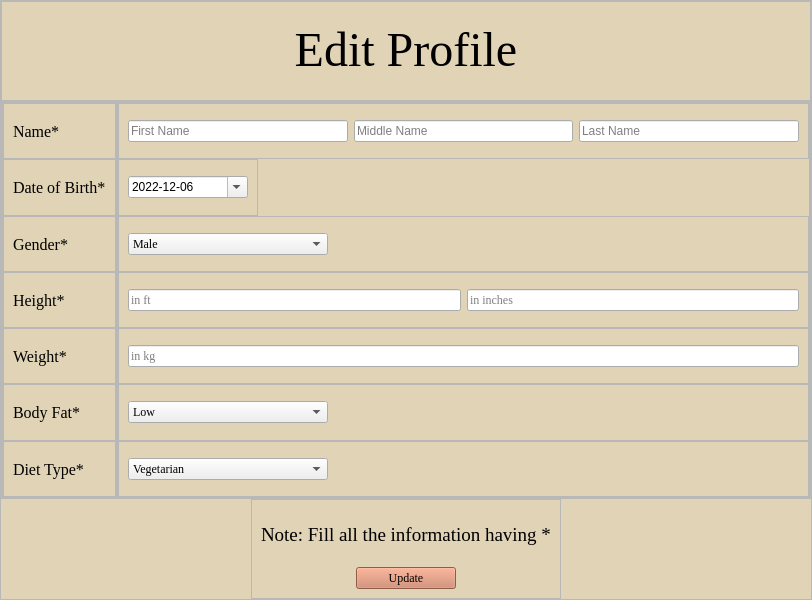
<?xml version="1.0" encoding="UTF-8"?>
<ui version="4.0">
 <class>updatebasicinfo</class>
 <widget class="QMainWindow" name="updatebasicinfo">
  <property name="geometry">
   <rect>
    <x>0</x>
    <y>0</y>
    <width>812</width>
    <height>600</height>
   </rect>
  </property>
  <property name="windowTitle">
   <string>updatebasicinfo</string>
  </property>
  <property name="styleSheet">
   <string notr="true">QMainWindow {background: #e0d3b6;} QPushButton {background: #cc7f63;} QCommandLinkButton {background:#e0d3b6;} QLabel {font: #000000;} QLineEdit {font: #161514;}</string>
  </property>
  <widget class="QWidget" name="centralwidget">
   <layout class="QVBoxLayout" name="verticalLayout_3">
    <property name="spacing">
     <number>0</number>
    </property>
    <property name="leftMargin">
     <number>0</number>
    </property>
    <property name="topMargin">
     <number>0</number>
    </property>
    <property name="rightMargin">
     <number>0</number>
    </property>
    <property name="bottomMargin">
     <number>0</number>
    </property>
    <item>
     <widget class="QFrame" name="frame">
      <property name="frameShape">
       <enum>QFrame::StyledPanel</enum>
      </property>
      <property name="frameShadow">
       <enum>QFrame::Raised</enum>
      </property>
      <layout class="QVBoxLayout" name="verticalLayout_2">
       <property name="spacing">
        <number>0</number>
       </property>
       <property name="leftMargin">
        <number>0</number>
       </property>
       <property name="topMargin">
        <number>0</number>
       </property>
       <property name="rightMargin">
        <number>0</number>
       </property>
       <property name="bottomMargin">
        <number>0</number>
       </property>
       <item>
        <widget class="QFrame" name="frame_33">
         <property name="maximumSize">
          <size>
           <width>1000</width>
           <height>100</height>
          </size>
         </property>
         <property name="frameShape">
          <enum>QFrame::StyledPanel</enum>
         </property>
         <property name="frameShadow">
          <enum>QFrame::Raised</enum>
         </property>
         <layout class="QHBoxLayout" name="horizontalLayout_30">
          <property name="spacing">
           <number>0</number>
          </property>
          <property name="leftMargin">
           <number>0</number>
          </property>
          <property name="topMargin">
           <number>0</number>
          </property>
          <property name="rightMargin">
           <number>0</number>
          </property>
          <property name="bottomMargin">
           <number>0</number>
          </property>
          <item>
           <widget class="QLabel" name="label_15">
            <property name="font">
             <font>
              <family>Times New Roman</family>
              <pointsize>36</pointsize>
              <italic>false</italic>
              <bold>false</bold>
             </font>
            </property>
            <property name="text">
             <string>&lt;html&gt;&lt;head/&gt;&lt;body&gt;&lt;p align=&quot;center&quot;&gt;Edit Profile&lt;/p&gt;&lt;/body&gt;&lt;/html&gt;</string>
            </property>
           </widget>
          </item>
         </layout>
        </widget>
       </item>
       <item>
        <widget class="QFrame" name="frame_3">
         <property name="minimumSize">
          <size>
           <width>600</width>
           <height>0</height>
          </size>
         </property>
         <property name="maximumSize">
          <size>
           <width>16777215</width>
           <height>16777215</height>
          </size>
         </property>
         <property name="frameShape">
          <enum>QFrame::StyledPanel</enum>
         </property>
         <property name="frameShadow">
          <enum>QFrame::Raised</enum>
         </property>
         <layout class="QHBoxLayout" name="horizontalLayout_31">
          <property name="spacing">
           <number>0</number>
          </property>
          <property name="leftMargin">
           <number>0</number>
          </property>
          <property name="topMargin">
           <number>0</number>
          </property>
          <property name="rightMargin">
           <number>0</number>
          </property>
          <property name="bottomMargin">
           <number>0</number>
          </property>
          <item>
           <widget class="QFrame" name="frame_34">
            <property name="frameShape">
             <enum>QFrame::StyledPanel</enum>
            </property>
            <property name="frameShadow">
             <enum>QFrame::Raised</enum>
            </property>
            <layout class="QVBoxLayout" name="verticalLayout_8">
             <property name="spacing">
              <number>0</number>
             </property>
             <property name="leftMargin">
              <number>0</number>
             </property>
             <property name="topMargin">
              <number>0</number>
             </property>
             <property name="rightMargin">
              <number>0</number>
             </property>
             <property name="bottomMargin">
              <number>0</number>
             </property>
             <item>
              <widget class="QFrame" name="frame_5">
               <property name="frameShape">
                <enum>QFrame::StyledPanel</enum>
               </property>
               <property name="frameShadow">
                <enum>QFrame::Raised</enum>
               </property>
               <layout class="QVBoxLayout" name="verticalLayout_4">
                <item>
                 <widget class="QLabel" name="label_20">
                  <property name="font">
                   <font>
                    <family>Times New Roman</family>
                    <pointsize>12</pointsize>
                    <italic>false</italic>
                    <bold>false</bold>
                   </font>
                  </property>
                  <property name="text">
                   <string>Name*</string>
                  </property>
                 </widget>
                </item>
               </layout>
              </widget>
             </item>
             <item>
              <widget class="QFrame" name="frame_2">
               <property name="frameShape">
                <enum>QFrame::StyledPanel</enum>
               </property>
               <property name="frameShadow">
                <enum>QFrame::Raised</enum>
               </property>
               <layout class="QVBoxLayout" name="verticalLayout">
                <item>
                 <widget class="QLabel" name="label">
                  <property name="font">
                   <font>
                    <family>Times New Roman</family>
                    <pointsize>12</pointsize>
                    <italic>false</italic>
                    <bold>false</bold>
                   </font>
                  </property>
                  <property name="text">
                   <string>Date of Birth*</string>
                  </property>
                 </widget>
                </item>
               </layout>
              </widget>
             </item>
             <item>
              <widget class="QFrame" name="frame_35">
               <property name="frameShape">
                <enum>QFrame::StyledPanel</enum>
               </property>
               <property name="frameShadow">
                <enum>QFrame::Raised</enum>
               </property>
               <layout class="QHBoxLayout" name="horizontalLayout_32">
                <item>
                 <widget class="QLabel" name="label_16">
                  <property name="font">
                   <font>
                    <family>Times New Roman</family>
                    <pointsize>12</pointsize>
                    <italic>false</italic>
                    <bold>false</bold>
                   </font>
                  </property>
                  <property name="text">
                   <string>Gender*</string>
                  </property>
                 </widget>
                </item>
               </layout>
              </widget>
             </item>
             <item>
              <widget class="QFrame" name="frame_36">
               <property name="frameShape">
                <enum>QFrame::StyledPanel</enum>
               </property>
               <property name="frameShadow">
                <enum>QFrame::Raised</enum>
               </property>
               <layout class="QHBoxLayout" name="horizontalLayout_33">
                <item>
                 <widget class="QLabel" name="label_17">
                  <property name="font">
                   <font>
                    <family>Times New Roman</family>
                    <pointsize>12</pointsize>
                    <italic>false</italic>
                    <bold>false</bold>
                   </font>
                  </property>
                  <property name="text">
                   <string>Height*</string>
                  </property>
                 </widget>
                </item>
               </layout>
              </widget>
             </item>
             <item>
              <widget class="QFrame" name="frame_37">
               <property name="frameShape">
                <enum>QFrame::StyledPanel</enum>
               </property>
               <property name="frameShadow">
                <enum>QFrame::Raised</enum>
               </property>
               <layout class="QHBoxLayout" name="horizontalLayout_34">
                <item>
                 <widget class="QLabel" name="label_18">
                  <property name="font">
                   <font>
                    <family>Times New Roman</family>
                    <pointsize>12</pointsize>
                    <italic>false</italic>
                    <bold>false</bold>
                   </font>
                  </property>
                  <property name="text">
                   <string>Weight*</string>
                  </property>
                 </widget>
                </item>
               </layout>
              </widget>
             </item>
             <item>
              <widget class="QFrame" name="frame_38">
               <property name="frameShape">
                <enum>QFrame::StyledPanel</enum>
               </property>
               <property name="frameShadow">
                <enum>QFrame::Raised</enum>
               </property>
               <layout class="QHBoxLayout" name="horizontalLayout_35">
                <item>
                 <widget class="QLabel" name="label_19">
                  <property name="font">
                   <font>
                    <family>Times New Roman</family>
                    <pointsize>12</pointsize>
                    <italic>false</italic>
                    <bold>false</bold>
                   </font>
                  </property>
                  <property name="text">
                   <string>Body Fat*</string>
                  </property>
                 </widget>
                </item>
               </layout>
              </widget>
             </item>
             <item>
              <widget class="QFrame" name="frame_40">
               <property name="frameShape">
                <enum>QFrame::StyledPanel</enum>
               </property>
               <property name="frameShadow">
                <enum>QFrame::Raised</enum>
               </property>
               <layout class="QHBoxLayout" name="horizontalLayout_37">
                <item>
                 <widget class="QLabel" name="label_21">
                  <property name="font">
                   <font>
                    <family>Times New Roman</family>
                    <pointsize>12</pointsize>
                    <italic>false</italic>
                    <bold>false</bold>
                   </font>
                  </property>
                  <property name="text">
                   <string>Diet Type*</string>
                  </property>
                 </widget>
                </item>
               </layout>
              </widget>
             </item>
            </layout>
           </widget>
          </item>
          <item>
           <widget class="QFrame" name="frame_41">
            <property name="minimumSize">
             <size>
              <width>450</width>
              <height>0</height>
             </size>
            </property>
            <property name="frameShape">
             <enum>QFrame::StyledPanel</enum>
            </property>
            <property name="frameShadow">
             <enum>QFrame::Raised</enum>
            </property>
            <layout class="QVBoxLayout" name="verticalLayout_9">
             <property name="spacing">
              <number>0</number>
             </property>
             <property name="leftMargin">
              <number>0</number>
             </property>
             <property name="topMargin">
              <number>0</number>
             </property>
             <property name="rightMargin">
              <number>0</number>
             </property>
             <property name="bottomMargin">
              <number>0</number>
             </property>
             <item>
              <widget class="QFrame" name="frame_6">
               <property name="frameShape">
                <enum>QFrame::StyledPanel</enum>
               </property>
               <property name="frameShadow">
                <enum>QFrame::Raised</enum>
               </property>
               <layout class="QHBoxLayout" name="horizontalLayout_2">
                <item>
                 <widget class="QLineEdit" name="lineEdit">
                  <property name="placeholderText">
                   <string>First Name</string>
                  </property>
                 </widget>
                </item>
                <item>
                 <widget class="QLineEdit" name="lineEdit_2">
                  <property name="placeholderText">
                   <string>Middle Name</string>
                  </property>
                 </widget>
                </item>
                <item>
                 <widget class="QLineEdit" name="lineEdit_3">
                  <property name="placeholderText">
                   <string>Last Name</string>
                  </property>
                 </widget>
                </item>
               </layout>
              </widget>
             </item>
             <item alignment="Qt::AlignLeft">
              <widget class="QFrame" name="frame_4">
               <property name="frameShape">
                <enum>QFrame::StyledPanel</enum>
               </property>
               <property name="frameShadow">
                <enum>QFrame::Raised</enum>
               </property>
               <layout class="QHBoxLayout" name="horizontalLayout">
                <item>
                 <widget class="QDateEdit" name="dateEdit">
                  <property name="sizePolicy">
                   <sizepolicy hsizetype="Fixed" vsizetype="Fixed">
                    <horstretch>0</horstretch>
                    <verstretch>0</verstretch>
                   </sizepolicy>
                  </property>
                  <property name="minimumSize">
                   <size>
                    <width>120</width>
                    <height>0</height>
                   </size>
                  </property>
                  <property name="dateTime">
                   <datetime>
                    <hour>0</hour>
                    <minute>0</minute>
                    <second>0</second>
                    <year>2022</year>
                    <month>12</month>
                    <day>6</day>
                   </datetime>
                  </property>
                  <property name="displayFormat">
                   <string>yyyy-MM-dd</string>
                  </property>
                  <property name="calendarPopup">
                   <bool>true</bool>
                  </property>
                 </widget>
                </item>
               </layout>
              </widget>
             </item>
             <item>
              <widget class="QFrame" name="frame_42">
               <property name="frameShape">
                <enum>QFrame::StyledPanel</enum>
               </property>
               <property name="frameShadow">
                <enum>QFrame::Raised</enum>
               </property>
               <layout class="QHBoxLayout" name="horizontalLayout_38">
                <item alignment="Qt::AlignLeft">
                 <widget class="QComboBox" name="comboBox_9">
                  <property name="minimumSize">
                   <size>
                    <width>200</width>
                    <height>0</height>
                   </size>
                  </property>
                  <property name="font">
                   <font>
                    <family>Times New Roman</family>
                   </font>
                  </property>
                  <property name="styleSheet">
                   <string notr="true">QComboBox{background:#ffffff};</string>
                  </property>
                  <item>
                   <property name="text">
                    <string>Male</string>
                   </property>
                  </item>
                  <item>
                   <property name="text">
                    <string>Female</string>
                   </property>
                  </item>
                  <item>
                   <property name="text">
                    <string>Others</string>
                   </property>
                  </item>
                 </widget>
                </item>
               </layout>
              </widget>
             </item>
             <item>
              <widget class="QFrame" name="frame_43">
               <property name="frameShape">
                <enum>QFrame::StyledPanel</enum>
               </property>
               <property name="frameShadow">
                <enum>QFrame::Raised</enum>
               </property>
               <layout class="QHBoxLayout" name="horizontalLayout_39">
                <item>
                 <widget class="QLineEdit" name="lineEdit_7">
                  <property name="font">
                   <font>
                    <family>Times New Roman</family>
                    <italic>false</italic>
                    <bold>false</bold>
                   </font>
                  </property>
                  <property name="placeholderText">
                   <string>in ft</string>
                  </property>
                 </widget>
                </item>
                <item>
                 <widget class="QLineEdit" name="lineEdit_8">
                  <property name="font">
                   <font>
                    <family>Times New Roman</family>
                    <italic>false</italic>
                    <bold>false</bold>
                   </font>
                  </property>
                  <property name="placeholderText">
                   <string>in inches</string>
                  </property>
                 </widget>
                </item>
               </layout>
              </widget>
             </item>
             <item>
              <widget class="QFrame" name="frame_44">
               <property name="frameShape">
                <enum>QFrame::StyledPanel</enum>
               </property>
               <property name="frameShadow">
                <enum>QFrame::Raised</enum>
               </property>
               <layout class="QHBoxLayout" name="horizontalLayout_40">
                <item>
                 <widget class="QLineEdit" name="lineEdit_9">
                  <property name="font">
                   <font>
                    <family>Times New Roman</family>
                    <italic>false</italic>
                    <bold>false</bold>
                   </font>
                  </property>
                  <property name="placeholderText">
                   <string>in kg</string>
                  </property>
                 </widget>
                </item>
               </layout>
              </widget>
             </item>
             <item>
              <widget class="QFrame" name="frame_45">
               <property name="frameShape">
                <enum>QFrame::StyledPanel</enum>
               </property>
               <property name="frameShadow">
                <enum>QFrame::Raised</enum>
               </property>
               <layout class="QHBoxLayout" name="horizontalLayout_41">
                <item alignment="Qt::AlignLeft">
                 <widget class="QComboBox" name="comboBox_10">
                  <property name="minimumSize">
                   <size>
                    <width>200</width>
                    <height>0</height>
                   </size>
                  </property>
                  <property name="font">
                   <font>
                    <family>Times New Roman</family>
                   </font>
                  </property>
                  <property name="styleSheet">
                   <string notr="true">QComboBox{background:#ffffff};</string>
                  </property>
                  <item>
                   <property name="text">
                    <string>Low</string>
                   </property>
                  </item>
                  <item>
                   <property name="text">
                    <string>Medium</string>
                   </property>
                  </item>
                  <item>
                   <property name="text">
                    <string>High</string>
                   </property>
                  </item>
                 </widget>
                </item>
               </layout>
              </widget>
             </item>
             <item>
              <widget class="QFrame" name="frame_47">
               <property name="font">
                <font>
                 <family>Times New Roman</family>
                </font>
               </property>
               <property name="frameShape">
                <enum>QFrame::StyledPanel</enum>
               </property>
               <property name="frameShadow">
                <enum>QFrame::Raised</enum>
               </property>
               <layout class="QHBoxLayout" name="horizontalLayout_43">
                <item alignment="Qt::AlignLeft">
                 <widget class="QComboBox" name="comboBox_12">
                  <property name="minimumSize">
                   <size>
                    <width>200</width>
                    <height>0</height>
                   </size>
                  </property>
                  <property name="font">
                   <font>
                    <family>Times New Roman</family>
                   </font>
                  </property>
                  <property name="styleSheet">
                   <string notr="true">QComboBox{background:#ffffff};</string>
                  </property>
                  <item>
                   <property name="text">
                    <string>Vegetarian</string>
                   </property>
                  </item>
                  <item>
                   <property name="text">
                    <string>Non-Vegetarian</string>
                   </property>
                  </item>
                  <item>
                   <property name="text">
                    <string>Vegan</string>
                   </property>
                  </item>
                 </widget>
                </item>
               </layout>
              </widget>
             </item>
            </layout>
           </widget>
          </item>
         </layout>
        </widget>
       </item>
       <item alignment="Qt::AlignHCenter">
        <widget class="QFrame" name="frame_48">
         <property name="maximumSize">
          <size>
           <width>16777215</width>
           <height>100</height>
          </size>
         </property>
         <property name="frameShape">
          <enum>QFrame::StyledPanel</enum>
         </property>
         <property name="frameShadow">
          <enum>QFrame::Raised</enum>
         </property>
         <layout class="QVBoxLayout" name="verticalLayout_10">
          <item>
           <widget class="QLabel" name="label_2">
            <property name="font">
             <font>
              <family>Times New Roman</family>
              <pointsize>14</pointsize>
              <italic>false</italic>
              <bold>false</bold>
             </font>
            </property>
            <property name="text">
             <string>Note: Fill all the information having *</string>
            </property>
           </widget>
          </item>
          <item alignment="Qt::AlignHCenter">
           <widget class="QPushButton" name="pushButton_5">
            <property name="minimumSize">
             <size>
              <width>100</width>
              <height>0</height>
             </size>
            </property>
            <property name="maximumSize">
             <size>
              <width>150</width>
              <height>16777215</height>
             </size>
            </property>
            <property name="font">
             <font>
              <family>Times New Roman</family>
             </font>
            </property>
            <property name="text">
             <string>Update</string>
            </property>
           </widget>
          </item>
         </layout>
        </widget>
       </item>
      </layout>
     </widget>
    </item>
   </layout>
  </widget>
 </widget>
 <resources/>
 <connections/>
</ui>
